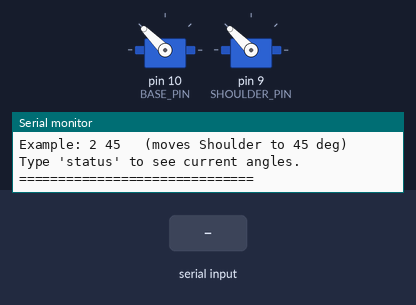
Simulated run of this sketch. Board: Arduino Uno, built with avr-gcc and run on an emulated ATmega328P. Parts: 2 × servo, the last lines printed to the serial monitor. The test bench sets the inputs (shaded band).

Above: at 1.3 s.
1.4 s: "1 90\n" received over Serial
At 1.8 s:
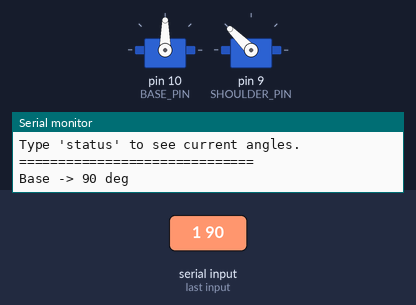
2.9 s: "status 1\n" received over Serial
4.4 s: "status\n" received over Serial
Timing chart, 0 to 7.4 s (numbered marks = the images above; inputs shaded):
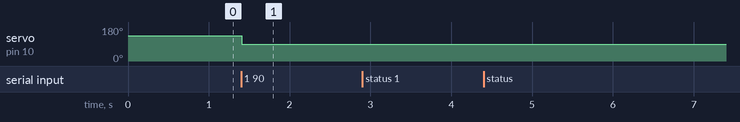

The sketch:

ServoTest.ino
```cpp
#include <Servo.h>

Servo baseServo;
Servo shoulderServo;

const int BASE_PIN     = 10;
const int SHOULDER_PIN = 9;

int baseAngle     = 135;
int shoulderAngle = 135;

void setup() {
  Serial.begin(9600);

  baseServo.attach(BASE_PIN);
  shoulderServo.attach(SHOULDER_PIN);

  baseServo.write(baseAngle);
  shoulderServo.write(shoulderAngle);

  Serial.println("=== 2-DOF Servo Controller ===");
  Serial.println("Format:  <servo> <angle>");
  Serial.println("  servo : 1=Base  2=Shoulder");
  Serial.println("  angle : 0 - 270");
  Serial.println("Example: 2 45   (moves Shoulder to 45 deg)");
  Serial.println("Type 'status' to see current angles.");
  Serial.println("==============================\n");
}

void loop() {
  if (Serial.available()) {
    String input = Serial.readStringUntil('\n');
    input.trim();

    if (input.equalsIgnoreCase("status")) {
      printStatus();
      return;
    }

    int spaceIndex = input.indexOf(' ');
    if (spaceIndex == -1) {
      Serial.println("Invalid format. Use: <servo> <angle>");
      return;
    }

    int servoNum = input.substring(0, spaceIndex).toInt();
    int angle    = input.substring(spaceIndex + 1).toInt();

    if (servoNum < 1 || servoNum > 2) {
      Serial.println("Servo must be 1 or 2.");
      return;
    }
    if (angle < 0 || angle > 270) {
      Serial.println("Angle must be 0-270.");
      return;
    }

    switch (servoNum) {
      case 1:
        baseAngle = angle;
        baseServo.write(angle);
        Serial.print("Base -> ");
        break;
      case 2:
        shoulderAngle = angle;
        shoulderServo.write(angle);
        Serial.print("Shoulder -> ");
        break;
    }
    Serial.print(angle);
    Serial.println(" deg");
  }
}

void printStatus() {
  Serial.println("----- Current Angles -----");
  Serial.print("  1) Base     : "); Serial.println(baseAngle);
  Serial.print("  2) Shoulder : "); Serial.println(shoulderAngle);
  Serial.println("--------------------------");
}
```

Measured:
- after the input at 1.4 s, servo on pin 10 (BASE_PIN): 135° → 90° at once
